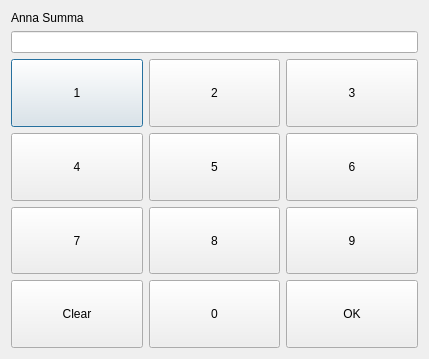
<?xml version="1.0" encoding="UTF-8"?>
<ui version="4.0">
 <class>ManualSummaWindow</class>
 <widget class="QDialog" name="ManualSummaWindow">
  <property name="geometry">
   <rect>
    <x>0</x>
    <y>0</y>
    <width>429</width>
    <height>359</height>
   </rect>
  </property>
  <property name="windowTitle">
   <string>Anna Summa</string>
  </property>
  <layout class="QVBoxLayout" name="verticalLayout_2">
   <item>
    <widget class="QLabel" name="label">
     <property name="sizePolicy">
      <sizepolicy hsizetype="Preferred" vsizetype="Maximum">
       <horstretch>0</horstretch>
       <verstretch>0</verstretch>
      </sizepolicy>
     </property>
     <property name="text">
      <string>Anna Summa</string>
     </property>
     <property name="alignment">
      <set>Qt::AlignLeading|Qt::AlignLeft|Qt::AlignVCenter</set>
     </property>
    </widget>
   </item>
   <item>
    <widget class="QLineEdit" name="summaEdit">
     <property name="sizePolicy">
      <sizepolicy hsizetype="Minimum" vsizetype="Fixed">
       <horstretch>0</horstretch>
       <verstretch>0</verstretch>
      </sizepolicy>
     </property>
     <property name="layoutDirection">
      <enum>Qt::LeftToRight</enum>
     </property>
     <property name="maxLength">
      <number>3</number>
     </property>
     <property name="alignment">
      <set>Qt::AlignCenter</set>
     </property>
     <property name="readOnly">
      <bool>true</bool>
     </property>
    </widget>
   </item>
   <item>
    <layout class="QVBoxLayout" name="verticalLayout">
     <item>
      <layout class="QGridLayout" name="buttonLayout">
       <item row="0" column="1">
        <widget class="QPushButton" name="b1">
         <property name="sizePolicy">
          <sizepolicy hsizetype="Minimum" vsizetype="MinimumExpanding">
           <horstretch>0</horstretch>
           <verstretch>0</verstretch>
          </sizepolicy>
         </property>
         <property name="text">
          <string>1</string>
         </property>
        </widget>
       </item>
       <item row="2" column="3">
        <widget class="QPushButton" name="b9">
         <property name="sizePolicy">
          <sizepolicy hsizetype="Minimum" vsizetype="MinimumExpanding">
           <horstretch>0</horstretch>
           <verstretch>0</verstretch>
          </sizepolicy>
         </property>
         <property name="text">
          <string>9</string>
         </property>
        </widget>
       </item>
       <item row="1" column="1">
        <widget class="QPushButton" name="b4">
         <property name="sizePolicy">
          <sizepolicy hsizetype="Minimum" vsizetype="MinimumExpanding">
           <horstretch>0</horstretch>
           <verstretch>0</verstretch>
          </sizepolicy>
         </property>
         <property name="text">
          <string>4</string>
         </property>
        </widget>
       </item>
       <item row="0" column="3">
        <widget class="QPushButton" name="b3">
         <property name="sizePolicy">
          <sizepolicy hsizetype="Minimum" vsizetype="MinimumExpanding">
           <horstretch>0</horstretch>
           <verstretch>0</verstretch>
          </sizepolicy>
         </property>
         <property name="text">
          <string>3</string>
         </property>
        </widget>
       </item>
       <item row="0" column="2">
        <widget class="QPushButton" name="b2">
         <property name="sizePolicy">
          <sizepolicy hsizetype="Minimum" vsizetype="MinimumExpanding">
           <horstretch>0</horstretch>
           <verstretch>0</verstretch>
          </sizepolicy>
         </property>
         <property name="text">
          <string>2</string>
         </property>
        </widget>
       </item>
       <item row="1" column="3">
        <widget class="QPushButton" name="b6">
         <property name="sizePolicy">
          <sizepolicy hsizetype="Minimum" vsizetype="MinimumExpanding">
           <horstretch>0</horstretch>
           <verstretch>0</verstretch>
          </sizepolicy>
         </property>
         <property name="text">
          <string>6</string>
         </property>
        </widget>
       </item>
       <item row="2" column="1">
        <widget class="QPushButton" name="b7">
         <property name="sizePolicy">
          <sizepolicy hsizetype="Minimum" vsizetype="MinimumExpanding">
           <horstretch>0</horstretch>
           <verstretch>0</verstretch>
          </sizepolicy>
         </property>
         <property name="text">
          <string>7</string>
         </property>
        </widget>
       </item>
       <item row="2" column="2">
        <widget class="QPushButton" name="b8">
         <property name="sizePolicy">
          <sizepolicy hsizetype="Minimum" vsizetype="MinimumExpanding">
           <horstretch>0</horstretch>
           <verstretch>0</verstretch>
          </sizepolicy>
         </property>
         <property name="text">
          <string>8</string>
         </property>
        </widget>
       </item>
       <item row="1" column="2">
        <widget class="QPushButton" name="b5">
         <property name="sizePolicy">
          <sizepolicy hsizetype="Minimum" vsizetype="MinimumExpanding">
           <horstretch>0</horstretch>
           <verstretch>0</verstretch>
          </sizepolicy>
         </property>
         <property name="text">
          <string>5</string>
         </property>
        </widget>
       </item>
       <item row="3" column="3">
        <widget class="QPushButton" name="OKButton">
         <property name="sizePolicy">
          <sizepolicy hsizetype="Minimum" vsizetype="MinimumExpanding">
           <horstretch>0</horstretch>
           <verstretch>0</verstretch>
          </sizepolicy>
         </property>
         <property name="font">
          <font>
           <strikeout>false</strikeout>
          </font>
         </property>
         <property name="layoutDirection">
          <enum>Qt::LeftToRight</enum>
         </property>
         <property name="text">
          <string>OK</string>
         </property>
         <property name="autoDefault">
          <bool>false</bool>
         </property>
        </widget>
       </item>
       <item row="3" column="1">
        <widget class="QPushButton" name="ClearButton">
         <property name="sizePolicy">
          <sizepolicy hsizetype="Minimum" vsizetype="MinimumExpanding">
           <horstretch>0</horstretch>
           <verstretch>0</verstretch>
          </sizepolicy>
         </property>
         <property name="text">
          <string>Clear</string>
         </property>
        </widget>
       </item>
       <item row="3" column="2">
        <widget class="QPushButton" name="b0">
         <property name="sizePolicy">
          <sizepolicy hsizetype="Minimum" vsizetype="MinimumExpanding">
           <horstretch>0</horstretch>
           <verstretch>0</verstretch>
          </sizepolicy>
         </property>
         <property name="text">
          <string>0</string>
         </property>
        </widget>
       </item>
      </layout>
     </item>
    </layout>
   </item>
  </layout>
 </widget>
 <resources/>
 <connections/>
</ui>
